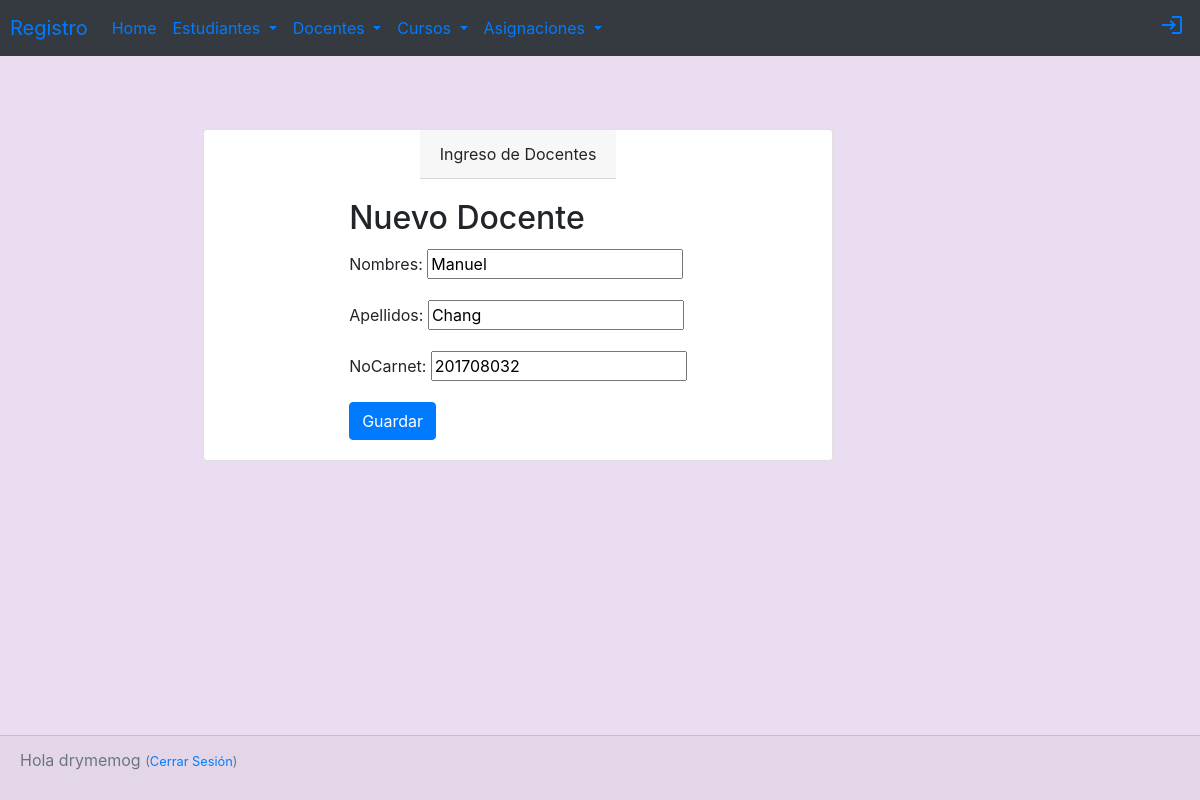
The page /docente/3/edit/ (signed in) on the database its author committed.
### registro/models.py (models this page shows, shortened)
class Docente(models.Model):
    nombres= models.CharField(max_length=100)
    apellidos= models.CharField(max_length=100)
    noCarnet= models.CharField(max_length=10)

### registro/views.py (the view)
# urls.py: path('docente/<int:pk>/edit/', views.docente_edit, name='docente_edit'),
@login_required
def docente_edit(request,pk):
    docente = get_object_or_404(Docente, pk=pk)
    if request.method=="POST":
        form=DocenteForm(request.POST, instance=docente)
        if form.is_valid():
            docente = form.save(commit=False)
            docente.save()
            return redirect('docentes')
    else:
        form = DocenteForm(instance=docente)
    return render(request, 'registro/docente_edit.html',{'form': form})

### registro/forms.py
class DocenteForm(forms.ModelForm):
    class Meta:
        model=Docente
        fields=('nombres', 'apellidos','noCarnet',)

### registro/templates/registro/docente_edit.html (shortened to what this page needs)
{% extends 'registro/base.html' %}
{% block content %}
<div class="container tabla">
    <div class="card tabla align-items-center">
        <div class="card-header">
            Ingreso de Docentes
        </div>
        <div class="card-body">
            <h2 class="card-title">Nuevo Docente</h2>
                <form method="POST" class="post-form">{% csrf_token %}
                    {{ form.as_p }}
                    <button type="submit" class="save btn btn-primary">Guardar</button>
                </form>
            </div>
        </div>
    </div>
</div>
{% endblock %}

### registro/templates/registro/base.html (shortened to what this page needs)
{% load static %}
<!DOCTYPE html>
<html lang="en">
<head>
    <link href="https://cdn.jsdelivr.net/npm/bootstrap@5.0.0-beta1/dist/css/bootstrap.min.css" rel="stylesheet">
    <link rel="stylesheet" href="https://stackpath.bootstrapcdn.com/bootstrap/4.3.1/css/bootstrap.min.css">
    <link rel="stylesheet" href="{% static 'css/registro.css' %}">
</head>
<body class="fondo">
        <nav class="navbar navbar-expand-lg nabvar-dark bg-dark barra">
            <a class="navbar-brand" href="/">Registro</a>
            <div class="collapse navbar-collapse" id="navbarSupportedContent">
                <ul class="navbar-nav mr-auto">
                    <li class="nav-item active">
                        <a class="nav-link" href="/">Home <span class="sr-only">(current)</span></a>
                    </li>
                    <li class="nav-item dropdown">
                        <a class="nav-link dropdown-toggle" href="#" id="navbarDropdown" role="button" data-toggle="dropdown" aria-haspopup="true" aria-expanded="false">
                            Estudiantes
                        </a>
                    </li>
                    <li class="nav-item dropdown">
                        <a class="nav-link dropdown-toggle" href="#" id="navbarDropdown" role="button" data-toggle="dropdown" aria-haspopup="true" aria-expanded="false">
                            Docentes
                        </a>
                    </li>
                    <li class="nav-item dropdown">
                        <a class="nav-link dropdown-toggle" href="#" id="navbarDropdown" role="button" data-toggle="dropdown" aria-haspopup="true" aria-expanded="false">
                            Cursos
                        </a>
                    </li><li class="nav-item dropdown">
                        <a class="nav-link dropdown-toggle" href="#" id="navbarDropdown" role="button" data-toggle="dropdown" aria-haspopup="true" aria-expanded="false">
                            Asignaciones
                        </a>
                    </li>
                </ul>
            </div>
            <form class="form-inline my-2 my-lg-0">
                <a href="{% url 'login' %}" class="top-menu"><i class="material-icons">login</i></a>
              </form>
        </nav>
    <div class="content container">
        <div class="row">
            <div class="col-md-8">
            {% block content %}
            {% endblock %}
            </div>
        </div>
    <div class="card-footer fixed-bottom text-muted">
        <p class="top-menu">Hola {{ user.username }} <small>(<a href="{% url 'logout' %}">Cerrar Sesión</a>)</small></p>
      </div>
</body>
</html>

### registro/static/css/registro.css (style rules this page uses)
.barra { padding-left: 10px; color: purple; }
.fondo { background-color: #EBDDF1; }
.tabla { margin-top: 10%; margin-left: 10%; }

### rows shown on the page
Docente: nombres "Manuel", apellidos "Chang", noCarnet "201708032"

### other values the page prints
{{ user.username }} "drymemog"
